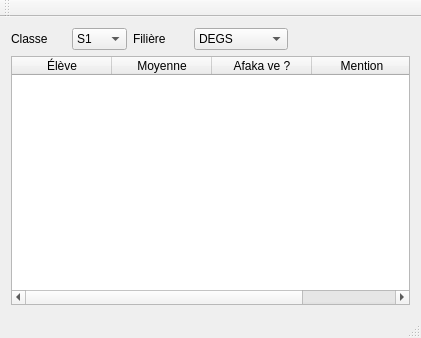
<?xml version="1.0" encoding="UTF-8"?>
<ui version="4.0">
 <class>MainWindow</class>
 <widget class="QMainWindow" name="MainWindow">
  <property name="geometry">
   <rect>
    <x>0</x>
    <y>0</y>
    <width>421</width>
    <height>338</height>
   </rect>
  </property>
  <property name="windowTitle">
   <string>RaTah</string>
  </property>
  <widget class="QWidget" name="centralWidget">
   <layout class="QGridLayout" name="gridLayout">
    <item row="0" column="1">
     <widget class="QComboBox" name="comboBox">
      <item>
       <property name="text">
        <string>S1</string>
       </property>
      </item>
      <item>
       <property name="text">
        <string>S2</string>
       </property>
      </item>
     </widget>
    </item>
    <item row="1" column="0" colspan="6">
     <widget class="QTableWidget" name="tableWidget">
      <column>
       <property name="text">
        <string>Élève</string>
       </property>
      </column>
      <column>
       <property name="text">
        <string>Moyenne</string>
       </property>
      </column>
      <column>
       <property name="text">
        <string>Afaka ve ?</string>
       </property>
      </column>
      <column>
       <property name="text">
        <string>Mention</string>
       </property>
      </column>
     </widget>
    </item>
    <item row="0" column="2">
     <widget class="QLabel" name="label_2">
      <property name="text">
       <string>Filière</string>
      </property>
     </widget>
    </item>
    <item row="0" column="0">
     <widget class="QLabel" name="label">
      <property name="text">
       <string>Classe</string>
      </property>
      <property name="scaledContents">
       <bool>false</bool>
      </property>
     </widget>
    </item>
    <item row="0" column="3">
     <widget class="QComboBox" name="comboBox_2">
      <item>
       <property name="text">
        <string>DEGS</string>
       </property>
      </item>
      <item>
       <property name="text">
        <string>SCIENCE</string>
       </property>
      </item>
      <item>
       <property name="text">
        <string>MEDECINE</string>
       </property>
      </item>
     </widget>
    </item>
   </layout>
  </widget>
  <widget class="QMenuBar" name="menuBar">
   <property name="geometry">
    <rect>
     <x>0</x>
     <y>0</y>
     <width>421</width>
     <height>30</height>
    </rect>
   </property>
  </widget>
  <widget class="QToolBar" name="mainToolBar">
   <attribute name="toolBarArea">
    <enum>TopToolBarArea</enum>
   </attribute>
   <attribute name="toolBarBreak">
    <bool>false</bool>
   </attribute>
  </widget>
  <widget class="QStatusBar" name="statusBar"/>
 </widget>
 <layoutdefault spacing="6" margin="11"/>
 <resources/>
 <connections/>
</ui>
